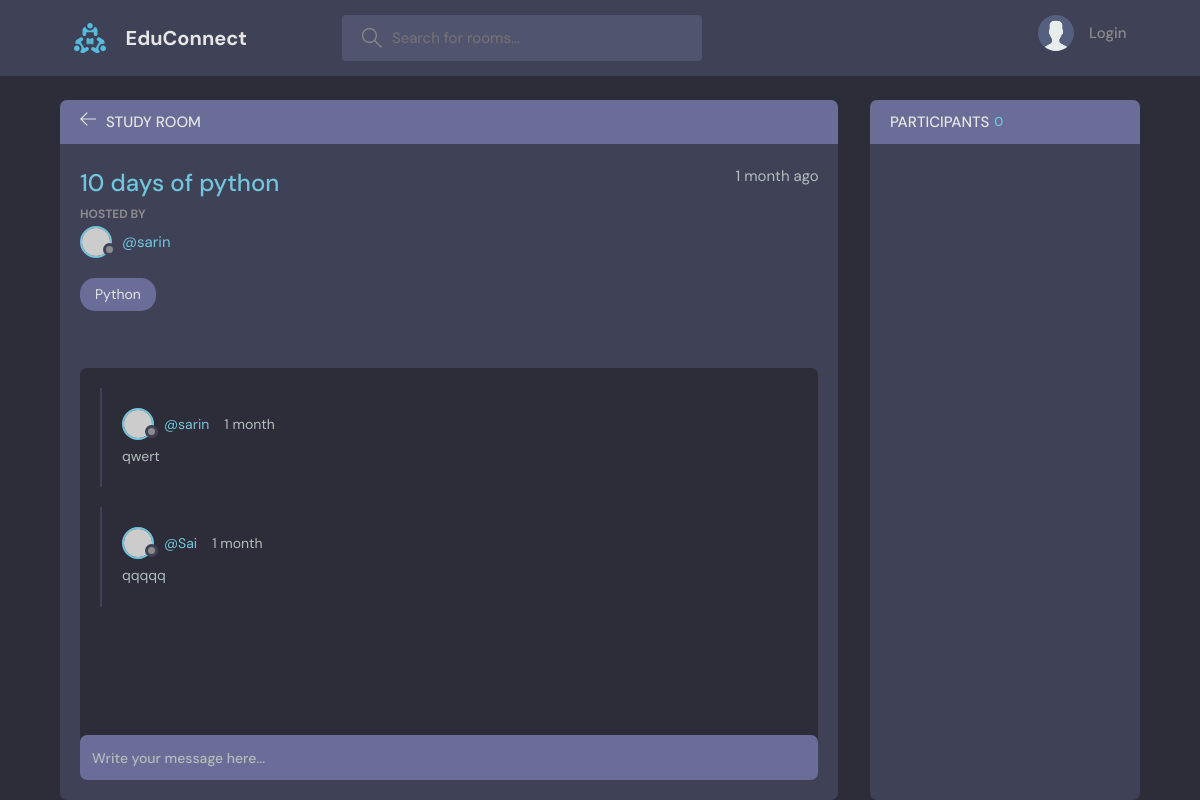
The page /room/10/ on the database its author committed.
### base/models.py (models this page shows, shortened)
class Room(models.Model):
  host=models.ForeignKey(User,on_delete=models.SET_NULL,null=True)
  topic=models.ForeignKey(Topic,on_delete=models.SET_NULL,null=True)
  name=models.CharField(max_length=200)
  description=models.TextField(null=True,blank=True)
  participants=models.ManyToManyField(User,related_name='participants',blank=True)
  updated=models.DateTimeField(auto_now=True)
  created=models.DateTimeField(auto_now_add=True)
  class Meta:
    ordering=["-updated","-created"]

class Topic(models.Model):
  name=models.CharField(max_length=200)
  def __str__(self):
    return self.name

class Message(models.Model):
  user=models.ForeignKey(User,on_delete=models.CASCADE)
  room=models.ForeignKey(Room,on_delete=models.CASCADE)
  body=models.TextField()
  updated=models.DateTimeField(auto_now=True)
  created=models.DateTimeField(auto_now_add=True)

### base/views.py (the view, shortened to what this page needs)
# urls.py: path('room/<str:pk>/',views.room,name="room"),
def room(request,pk):
  room=Room.objects.get(id=pk)
  room_messages=room.message_set.all().order_by('-created')
  participants=room.participants.all()
  context={'room':room,'room_messages':room_messages,'participants':participants}
  return render(request,'base/room.html',context)

### base/templates/base/room.html (shortened to what this page needs)
{% extends 'main.html' %} {% block content %}
    <main class="profile-page layout layout--2">
      <div class="container">
        <div class="room">
          <div class="room__top">
            <div class="room__topLeft">
              <a href="{% url 'home' %}">
                <svg version="1.1" xmlns="http://www.w3.org/2000/svg" width="32" height="32" viewBox="0 0 32 32">
                  <title>arrow-left</title>
                  <path
                    d="M13.723 2.286l-13.723 13.714 13.719 13.714 1.616-1.611-10.96-10.96h27.625v-2.286h-27.625l10.965-10.965-1.616-1.607z"
                  ></path>
                </svg>
              </a>
              <h3>Study Room</h3>
            </div>
          </div>
          <div class="room__box scroll">
            <div class="room__header scroll">
              <div class="room__info">
                <h3>{{room.name}}</h3>
                <span>{{room.created|timesince}} ago</span>
              </div>
              <div class="room__hosted">
                <p>Hosted By</p>
                <a href="{% url 'user-profile' room.host.id %}" class="room__author">
                  <div class="avatar avatar--small">
                    <img src="https://randomuser.me/api/portraits/men/37.jpg" />
                  </div>
                  <span>@{{room.host.username}}</span>
                </a>
              </div>
              <span class="room__topics">{{room.topic}}</span>
            </div>
            <div class="room__conversation">
              <div class="threads scroll">
                {% for message in room_messages %}
                <div class="thread">
                  <div class="thread__top">
                    <div class="thread__author">
                      <a href="{url 'user-profile' message.user.id}" class="thread__authorInfo">
                        <div class="avatar avatar--small">
                          <img src="https://randomuser.me/api/portraits/men/37.jpg" />
                        </div>
                        <span>@{{message.user.username}}</span>
                      </a>
                      <span class="thread__date">{{message.created|timesince}}</span>
                    </div>
                  </div>
                  <div class="thread__details">
                    {{message.body}}
                  </div>
                </div>
                {% endfor %}
              </div>
            </div>
          </div>
          <div class="room__message">
            <form action="" method="POST">
              <input name="body" placeholder="Write your message here..." /></form>
          </div>
        </div>
        <div class="participants">
          <h3 class="participants__top">Participants <span>{{participants.count}}</span></h3>
          <div class="participants__list scroll">
          </div>
        </div>
      </div>
    </main>
  </body>
</html>
{% endblock content %}

### rows shown on the page
Room: name "10 days of python", created "1 month", host.username "sarin", topic "Python"
Message: user.username "sarin", created "1 month", body "qwert"
Message: user.username "Sai", created "1 month", body "qqqqq"

### other values the page prints
{{ participants.count }} "0"
